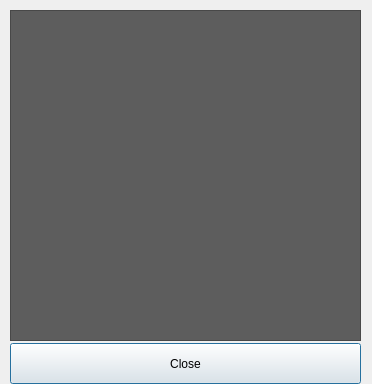
<?xml version="1.0" encoding="UTF-8"?>
<ui version="4.0">
 <class>Dialog</class>
 <widget class="QDialog" name="Dialog">
  <property name="geometry">
   <rect>
    <x>0</x>
    <y>0</y>
    <width>372</width>
    <height>384</height>
   </rect>
  </property>
  <property name="windowTitle">
   <string>Debug Window</string>
  </property>
  <widget class="QListWidget" name="lstDebug">
   <property name="geometry">
    <rect>
     <x>10</x>
     <y>10</y>
     <width>351</width>
     <height>331</height>
    </rect>
   </property>
   <property name="styleSheet">
    <string>background-color: rgb(93, 93, 93);
color: rgb(255, 255, 255);</string>
   </property>
   <property name="frameShadow">
    <enum>QFrame::Raised</enum>
   </property>
   <property name="isWrapping" stdset="0">
    <bool>false</bool>
   </property>
   <property name="resizeMode">
    <enum>QListView::Fixed</enum>
   </property>
   <property name="wordWrap">
    <bool>true</bool>
   </property>
  </widget>
  <widget class="QPushButton" name="btnClose">
   <property name="geometry">
    <rect>
     <x>10</x>
     <y>343</y>
     <width>351</width>
     <height>41</height>
    </rect>
   </property>
   <property name="text">
    <string>Close</string>
   </property>
  </widget>
 </widget>
 <resources/>
 <connections/>
</ui>
